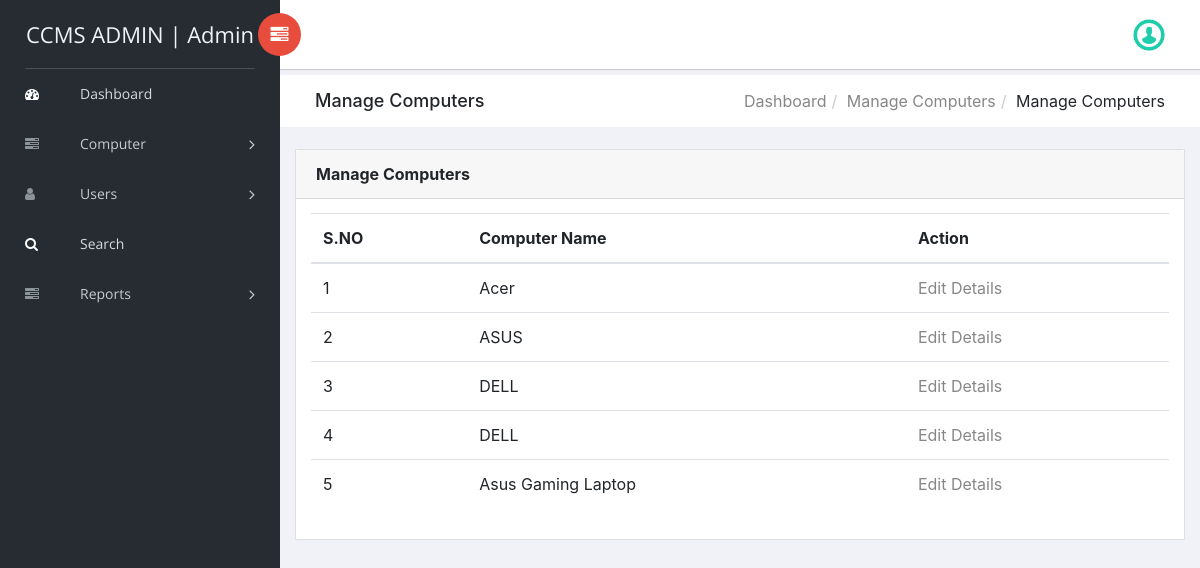
Page /ccms/manage-computer.php (signed in) on the committed database.
### tables this page shows
CREATE TABLE `tblcomputers` (
  `ID` int(10) NOT NULL,
  `ComputerName` varchar(120) DEFAULT NULL,
  `ComputerLocation` varchar(120) DEFAULT NULL,
  `IPAdd` varchar(120) DEFAULT NULL,
  `EntryDate` timestamp NULL DEFAULT current_timestamp()
);

### ccms/manage-computer.php (the view, shortened to what this page needs)
<?php
include('includes/dbconnection.php');
if (strlen($_SESSION['ccmsaid']==0)) {
  header('location:logout.php');
  } else{
  ?>
<!doctype html>
<html class="no-js" lang="en">
<head>
    <link rel="stylesheet" href="vendors/bootstrap/dist/css/bootstrap.min.css">
    <link rel="stylesheet" href="vendors/font-awesome/css/font-awesome.min.css">
    <link rel="stylesheet" href="vendors/themify-icons/css/themify-icons.css">
    <link rel="stylesheet" href="vendors/flag-icon-css/css/flag-icon.min.css">
    <link rel="stylesheet" href="vendors/selectFX/css/cs-skin-elastic.css">
    <link rel="stylesheet" href="assets/css/style.css">
</head>
<body>
    <?php include_once('includes/sidebar.php');?>
    <div id="right-panel" class="right-panel">
        <?php include_once('includes/header.php');?>
        <div class="breadcrumbs">
            <div class="col-sm-4">
                <div class="page-header float-left">
                    <div class="page-title">
                        <h1>Manage Computers</h1>
                    </div>
                </div>
            </div>
            <div class="col-sm-8">
                <div class="page-header float-right">
                    <div class="page-title">
                        <ol class="breadcrumb text-right">
                            <li><a href="dashboard.php">Dashboard</a></li>
                            <li><a href="manage-computer.php">Manage Computers</a></li>
                            <li class="active">Manage Computers</li>
                        </ol>
                    </div>
                </div>
            </div>
        </div>
        <div class="content mt-3">
            <div class="animated fadeIn">
                <div class="row">
                    <div class="col-lg-12">
                        <div class="card">
                            <div class="card-header">
                                <strong class="card-title">Manage Computers</strong>
                            </div>
                            <div class="card-body">
                                <table class="table">
                                    <thead>
                                        <tr>
                                            <tr>
                  <th>S.NO</th>
                  <th>Computer Name</th>
                   <th>Action</th>
                </tr>
                                        </tr>
                                        </thead>
                                    <?php
$ret=mysqli_query($con,"select *from tblcomputers");
$cnt=1;
while ($row=mysqli_fetch_array($ret)) {
?>
                <tr>
                  <td><?php echo $cnt;?></td>
                  <td><?php  echo $row['ComputerName'];?></td>
                  <td><a href="edit-computer-detail.php?editid=<?php echo $row['ID'];?>">Edit Details</a></td>
                </tr>
                <?php
$cnt=$cnt+1;
}?>
                                </table>
                            </div>
                        </div>
                    </div>
                </div>
            </div>
        </div>
    </div>
</body>
</html>
<?php }  ?>

### ccms/includes/sidebar.php (shortened to what this page needs)
<aside id="left-panel" class="left-panel">
        <nav class="navbar navbar-expand-sm navbar-default">
<?php
$adminid=$_SESSION['ccmsaid'];
$ret=mysqli_query($con,"select AdminName from tbladmin where ID='$adminid'");
$row=mysqli_fetch_array($ret);
$name=$row['AdminName'];
?>
            <div class="navbar-header">
                <a class="navbar-brand" href="dashboard.php">CCMS ADMIN | <?php echo $name; ?></a>
            </div>
            <div id="main-menu" class="main-menu collapse navbar-collapse">
                <ul class="nav navbar-nav">
                    <li class="active">
                        <a href="dashboard.php"> <i class="menu-icon fa fa-dashboard"></i>Dashboard </a>
                    </li>
<li class="menu-item-has-children dropdown">
                        <a href="#" class="dropdown-toggle" data-toggle="dropdown" aria-haspopup="true" aria-expanded="false"> <i class="menu-icon fa fa-tasks"></i>Computer</a>
                    </li>
 <li class="menu-item-has-children dropdown">
                        <a href="add-users.php" class="dropdown-toggle" data-toggle="dropdown" aria-haspopup="true" aria-expanded="false"> <i class="menu-icon fa fa-user"></i>Users</a>
                    </li>
<li class="active">
                        <a href="search.php"> <i class="menu-icon fa fa-search"></i>Search </a>
                    </li>
  <li class="menu-item-has-children dropdown">
                        <a href="#" class="dropdown-toggle" data-toggle="dropdown" aria-haspopup="true" aria-expanded="false"> <i class="menu-icon fa fa-tasks"></i>Reports</a>
                    </li>
                </ul>
            </div>
        </nav>
    </aside>

### rows in the picture
tblcomputers: ComputerName "Acer"
tblcomputers: ComputerName "ASUS"
tblcomputers: ComputerName "DELL"
tblcomputers: ComputerName "DELL"
tblcomputers: ComputerName "Asus Gaming Laptop"

### other values in the picture
$name "Admin"
